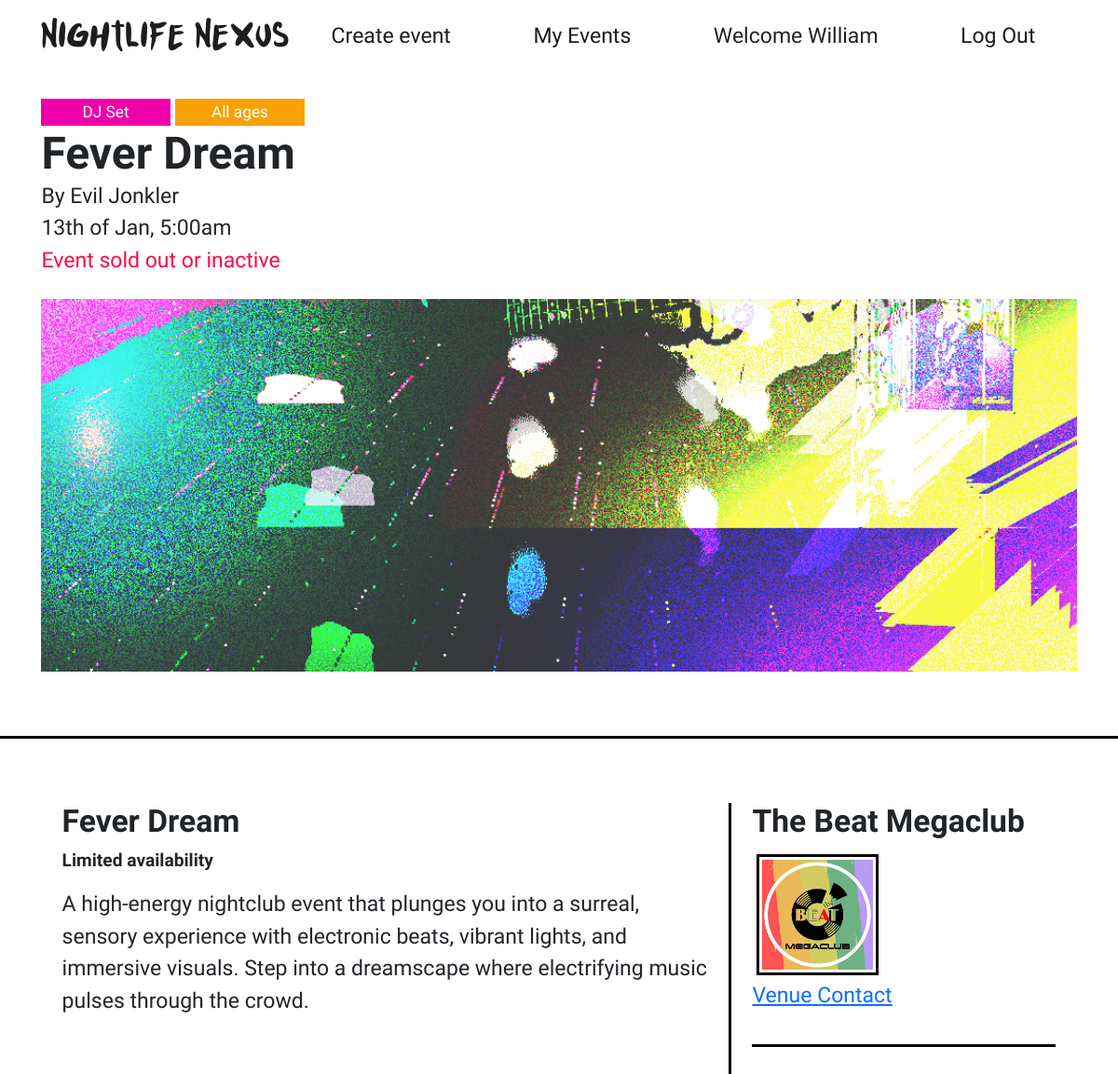
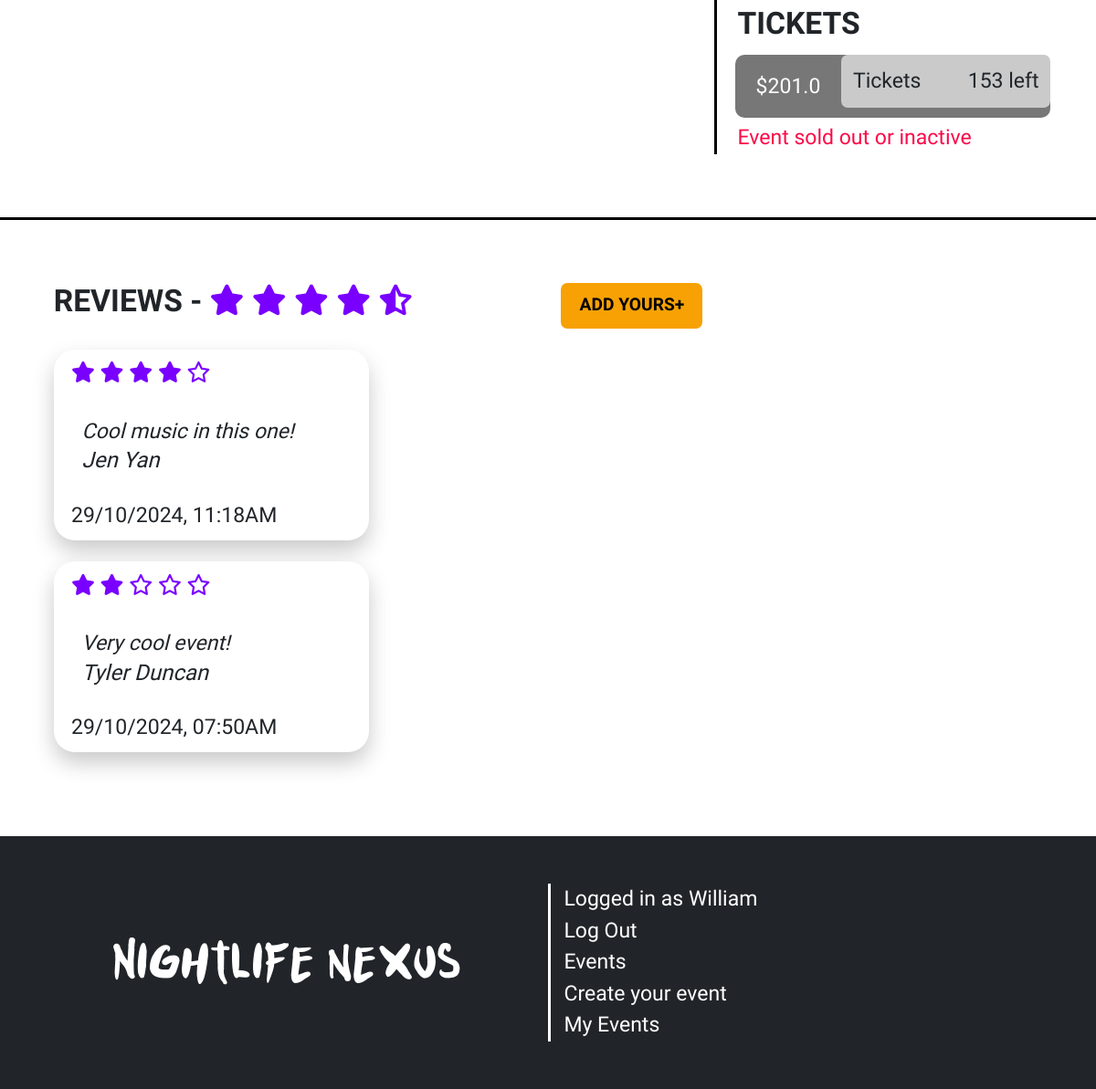
The app's page /events/2 (signed in) with its own data (2 pictures, top to bottom).
### website/models.py (models this page shows, shortened)
class User(db.Model, UserMixin):
    __tablename__ = 'users'
    id = db.Column(db.Integer, primary_key=True)
    first_name = db.Column(db.String(50), nullable=False)
    surname = db.Column(db.String(50), nullable=False)
    email = db.Column(db.String(120), unique=True, nullable=False)
    password = db.Column(db.String(255), nullable=False)  # Make sure to hash passwords in practice
    contact_number = db.Column(db.String(15), nullable=False)
    street_address = db.Column(db.String(255), nullable=False)

class Events(db.Model):
    __tablename__ = 'events'
    id = db.Column(db.Integer, primary_key=True)
    title = db.Column(db.String(50), nullable=False)
    desc = db.Column(db.String(200), nullable=False)
    image = db.Column(db.String(100), nullable=False)  # Store the image file path
    date = db.Column(db.Integer, nullable=False)       # Store the selected date of the event
    month = db.Column(db.String(3), nullable=False)    # Store the selected month ('Jan', 'Feb')
    nightclub = db.Column(db.String(50), nullable=False)
    event_type = db.Column(db.String(50), nullable=False)
    age_range = db.Column(db.String(50), nullable=False)
    user_id = db.Column(db.Integer, db.ForeignKey('users.id'))
    time = db.Column(db.String(7), nullable=False)
    price = db.Column(db.Float(2), nullable=False)
    tickets = db.Column(db.Integer, nullable=False)

class Review(db.Model):
    __tablename__ = 'reviews'
    id = db.Column(db.Integer, primary_key=True)
    rating = db.Column(db.Integer, nullable=False)
    review_text = db.Column(db.String(500), nullable=False)
    author = db.Column(db.String(100), nullable=False, default='Anonymous')
    date_posted = db.Column(db.DateTime, default=datetime.utcnow())
    user_id = db.Column(db.Integer, db.ForeignKey('users.id'), nullable=False)  # Linking to the User model
    event_id = db.Column(db.Integer, db.ForeignKey('events.id'), nullable=False)  # Linking to the Events model

### website/events.py (the view)
@event_bp.route('/<id>')
def show(id):
    bookingForm = BookEvent()
    event = db.session.scalar(db.select(Events).where(Events.id == id))
    creator = db.session.scalar(db.select(User).where(User.id == event.user_id))
    status = inactive(event.date, event.month)
    print(status)
    event.date = ordinal(event.date)
    reviews = Review.query.filter_by(event_id=id).order_by(Review.date_posted.desc()).all()
    if not event:
        abort(404)
    return render_template('events/event.html', event=event, form=bookingForm, creator=creator, reviews=reviews, inactive=status)

### website/__init__.py (called while the page is built)
def inactive(date, month):
   months = ['Jan','Feb','Mar','Apr','May','Jun','Jul','Aug','Sep','Oct','Nov','Dec']
   curr = datetime.today().strftime('%Y-%m-%d')
   eventDate = datetime.strptime(f'{date}/{months.index(month)+1}/{curr[:4]}', "%d/%m/%Y")
   if datetime.now().date() > eventDate.date():
      return True
   else:
      return False

def ordinal(n: int):
    if 11 <= (n % 100) <= 13:
        suffix = 'th'
    else:
        suffix = ['th', 'st', 'nd', 'rd', 'th'][min(n % 10, 4)]
    return str(n) + suffix

def create_app():
    app = Flask(__name__)  # This is the name of the module/package that is calling this app
    app.debug = True
    app.secret_key = 'somesecretkey'
    app.config['SQLALCHEMY_DATABASE_URI'] = 'sqlite:///event_booking.db'  # Use one database
    app.config['SQLALCHEMY_TRACK_MODIFICATIONS'] = False  # To suppress SQLAlchemy warning
    db.init_app(app)
    Bootstrap5(app)
    login_manager = LoginManager()
    login_manager.login_view = 'auth.login'
    login_manager.init_app(app)
    from .models import User
    @login_manager.user_loader
    def load_user(user_id):
        return db.session.scalar(db.select(User).where(User.id == user_id))
    from . import views
    app.register_blueprint(views.main_bp)
    from . import events
    app.register_blueprint(events.event_bp)
    from . import auth
    app.register_blueprint(auth.auth_bp)
    return app

### website/templates/events/event.html (shortened to what this page needs)
{% extends 'base.html' %}
{% from 'bootstrap5/form.html' import render_form %}
{% block content %}
<div class="event">
    <div class="container">
        <div class="row">
            <div class="col">
                <span class="badge ev-{{ event.event_type}}">
                    {% if event.event_type == 'theme' %}Themed Party{% elif event.event_type == 'rave' %}Rave{% else %}DJ Set{% endif %}
                </span>
                <span class="badge age-{{ event.age_range }}">
                    {% if event.age_range == 'ov18' %}Over 18s{% elif event.age_range == 'un18' %}Under 18s{% else %}All ages{% endif %}
                </span>
                <h1>{{ event.title }}</h1>
                <p>By {{ creator.first_name }} {{ creator.surname }}</p>
                <p>{{ event.date }} of {{ event.month }}, {{ event.time }}</p>
                {% if event.tickets == 0 or inactive %}
                <p style="color: var(--main-red)">Event sold out or inactive</p>
                {% endif %}
                <div class="bg-event" style="background-image: url({{event.image}})"></div>
            </div>
        </div>
    </div>
    <div class="border-top"></div>
    <div class="container">
        <div class="row row-spacing">
            <div class="col-lg-8 border-end">
                <h3>{{event.title}}</h3>
                {% if event.tickets == 0 %}
                <h6 style="color: var(--main-red)">Event sold out</h6>
                {% else %}
                <h6>Limited availability</h6>
                {% endif %}
                <p>{{event.desc}}<br><br></p>
            </div>
            <div class="col-lg-4">
                <div class="row">
                    <div class="col">
                        <h3>{{event.nightclub}}</h3>
                        <div class="d-flex">
                            <img class="img-thumbnail" src="/static/img/{{ event.nightclub }}.jpg">
                        </div>
                        <a href="https://www.youtube.com/watch?v=yfvNM_opeJc">Venue Contact</a>
                    </div>
                </div>
                <div class="border-top spacing"></div>
                <div class="row tickets">
                    <h3>TICKETS</h3>
                    {% if event.tickets == 0 or inactive %}
                        <span class="btn-ticket disabled">
                            ${{ event.price }}
                            <button type="button" class="btn">
                                <span class="float-start">Tickets</span>
                                <span class="float-end">{{ event.tickets }} left</span>
                            </button>
                        </span>
                        <p style="color: var(--main-red)">Event sold out or inactive</p>
                    {% endif %}
                </div>
            </div>
        </div>
    </div>
    <div class="border-top spacing"></div>
    <div class="container">
        <div class="row row-spacing">
            <div class="col-md-6">
                <h3>REVIEWS -
                <i class="fa-solid fa-star"></i>
                <i class="fa-solid fa-star"></i>
                <i class="fa-solid fa-star"></i>
                <i class="fa-solid fa-star"></i>
                <i class="fa-solid fa-star-half-stroke"></i></h3>
            </div>
            <div class="col-md-6">
                <button class="btn btn-review" type="button" data-bs-toggle="collapse" data-bs-target="#addReview" aria-expanded="false" aria-controls="addReview">Add yours</button>
            </div>
            <div class="col-md-12 reviews">
                {% for review in reviews %}
                    <div class="card">
                        <div class="card-header">
                            {% for i in range(1, 6) %}
                                <i class="fa {% if i <= review.rating %}fa-solid{% else %}fa-regular{% endif %} fa-star"></i>
                            {% endfor %}
                        </div>
                        <div class="card-body">
                            <p>{{ review.review_text }}</p>
                            <h5>{{ review.author }}</h5>
                        </div>
                        <div class="card-footer d-flex align-items-center">
                            <div class="d-flex flex-column">
                                <p>{{ review.date_posted.strftime('%d/%m/%Y, %I:%M%p') }}</p>
                            </div>
                        </div>
                    </div>
                {% endfor %}
            </div>
        </div>
    </div>
</div>
{% endblock %}

### website/templates/base.html (shortened to what this page needs)
<html lang="en">
<head>
    <link href="https://cdn.jsdelivr.net/npm/bootstrap@5.3.3/dist/css/bootstrap.min.css" rel="stylesheet">
    <link href="/static/style/style.css" rel="stylesheet">
</head>
<body>
    <main class="{{background}}">
        <header class="navbar navbar-expand-lg flex-column">
            <div class="container">
                <a href="/"><h3 class="logo">Nightlife Nexus</h3></a>
                <div class="collapse navbar-collapse" id="navbar">
                    <ul class="navbar-nav nav w-100">
                        <li class="nav-item flex-fill"><a href="{{ url_for('events.create') }}">Create event</a></li>
                        <li class="nav-item flex-fill"><a href="{{ url_for('events.bookings') }}">My Events</a></li>
                        {% if current_user.is_authenticated %}
                        <li class="nav-item flex-fill"><p style="margin: 0">Welcome {{current_user.first_name}}</p></li>
                        <li class="nav-item flex-fill"><a href="{{ url_for('auth.logout') }}">Log Out</a></li>
                        {% else %}
                        <li class="nav-item flex-fill"><a href="{{ url_for('auth.register') }}">Register</a></li>
                        <li class="nav-item flex-fill"><a href="{{ url_for('auth.login') }}">Log In</a></li>
                        {% endif %}
                    </ul>
                </div>
            </div>
        </header>
        {% block content %}
        {% endblock %}
    </main>
    <footer>
        <div class="container">
            <div class="row align-items-center">
                <div class="col-md-6 d-flex justify-content-center align-items-center">
                    <h1 class="logo">Nightlife nexus</h1>
                </div>
                <div class="col-md-6 d-flex border-start align-items-center">
                    <ul class="list-group list-group-flush">
                        {% if current_user.is_authenticated %}
                        <li class="list-group-item"><p style="margin:0; color: white">Logged in as {{current_user.first_name}}</p></li>
                        <li class="list-group-item"><a href="{{ url_for('auth.logout') }}">Log Out</a></li>
                        {% else %}
                        <li class="list-group-item"><a href="{{ url_for('auth.login') }}">Log In</a></li>
                        {% endif %}
                        <li class="list-group-item"><a href="/">Events</a></li>
                        <li class="list-group-item"><a href="/events/create">Create your event</a></li>
                        <li class="list-group-item"><a href="/bookings">My Events</a></li>
                    </ul>
                </div>
            </div>
        </div>
    </footer>
</body>
</html>

### website/static/style/style.css (style rules this page uses)
:root { --main-blue: #0083ff; --main-purple: #7900ff; --main-pink: #ee00ab; --main-green: #00eeb1; --main-yellow: #f7e204; --main-red: #fb0a49; --main-orange: #f7a104; --purple-2: #4b3bff; --main-grey: #cacaca; }
html, body { font-family: "Lexend", sans-serif; font-weight: 400; font-size: 1.2em; min-height: 100vh; }
.navbar { text-align: center; padding: 1rem; }
.navbar a, .navbar button { transition: 200ms ease-in-out; color: #1d1d1d; text-decoration: none; }
footer a, footer button { transition: 200ms ease-in-out; }
.logo { font-family: "Punkboy"; margin: 0; text-align: center; }
h1, h2, h3 { font-family: "Lexend Exa", system-ui; font-optical-sizing: auto; font-weight: 700; font-style: normal; }
footer { background: var(--bs-body-color); min-height: 12em; display: flex; align-items: center; justify-content: center; color: white; }
footer ul { text-align: left; }
footer .list-group-item { background: none; padding: 0.2em; }
footer a, footer button { color: white; text-decoration: none; padding: 0; }
footer .border-end, footer .border-start { border-color: white !important; }
ul { margin-bottom: 0; }
.list-group-flush .list-group-item { border: none; background: transparent; padding: 0; }
.card { box-shadow: 0 0.5em 1em #cacaca; border: none; border-radius: 0px; overflow: clip; border-radius: 0; }
.card h5, .card p { margin: 0; }
.badge { display: inline-block; border-radius: 0; font-weight: 500; }
.ev-dj { background: var(--main-pink) }
.age-all { background: var(--main-orange) }
.event { margin-top: 1em; }
.event .badge { min-width: 8em; }
.event p, h1 { margin: 0; }
.bg-event { height: 50vh; width: auto; margin: 1em 0 3em 0; background-size: cover; background-position: 100% 100%; }
.border-top, .border-bottom, .border-end, .border-start { border-color: black !important; border-width: 3px !important; }
.event h6 { font-weight: 600; margin-bottom: 1em; }
.row-spacing { margin: 3em 0; }
.event .col-lg-8, .event .col-lg-4 { padding: 0 2%; }
.img-thumbnail { border: 3px black solid; padding: 3px; border-radius: 0; margin-right: 1em; margin: 5px; height: fit-content !important; width: 40%; }
.spacing { margin: 1.5em 0; }
.btn-ticket { font-size: 1.2rem; display: flex; padding: 0; justify-content: space-between; background: black; width: 15em; margin: 0.2em 0.5em; color: white; height: 3em; border-radius: 10px; padding-left: 1em; align-items: center; }
.btn-ticket .btn { font-size: 1.2rem; background: linear-gradient(to right, var(--main-grey) 0%, var(--main-grey) 50%, var(--purple-2) 50%, var(--main-purple) 100%); background-size: 210% 100%; background-position: 1%; width: 11em; padding: 0 0.5em; height: 2.5em; margin-bottom: 0.5em; transition: 200ms ease-in-out; margin-left: 1em; }
.btn-ticket.disabled { background: #777; }
.btn-ticket.disabled .btn { cursor: not-allowed; }
.btn-review { background: var(--main-orange); color: black; padding: 0.5em 1em; font-weight: bold; text-transform: uppercase; }
.btn-review[aria-expanded="false"]::after { content: "+"; }
.reviews { margin-top: 1em; columns: 300px auto; }
.fa-star, .fa-star-half-stroke { color: var(--main-purple); }
.reviews .card-header, .reviews .card-footer { border: none; background: none; }
.reviews .card-body { background: white; font-style: italic; border-radius: 10px 10px 10px 2em; margin: 0 0.5em; }
.reviews .card { border-radius: 1em; width: 100%; display: inline-block; margin-bottom: 1em; }

### records on screen
User: first_name "William"
Events: title "Fever Dream", date "13th", month "Jan", time "5:00am", image (picture), desc "A high-energy nightclub event that plunges you into a surreal, sensory experience with electronic beats, vibrant lights, and immersive visuals. Step into a dreamscape where electrifying music pulses through the crowd.", nightclub "The Beat Megaclub", nightclub (picture), price "201.0", tickets "153"
User: first_name "Evil", surname "Jonkler"
Review: rating 4 (drawn), review_text "Cool music in this one!", author "Jen Yan", date_posted "29/10/2024, 11:18AM"
Review: rating 2 (drawn), review_text "Very cool event!", author "Tyler Duncan", date_posted "29/10/2024, 07:50AM"
